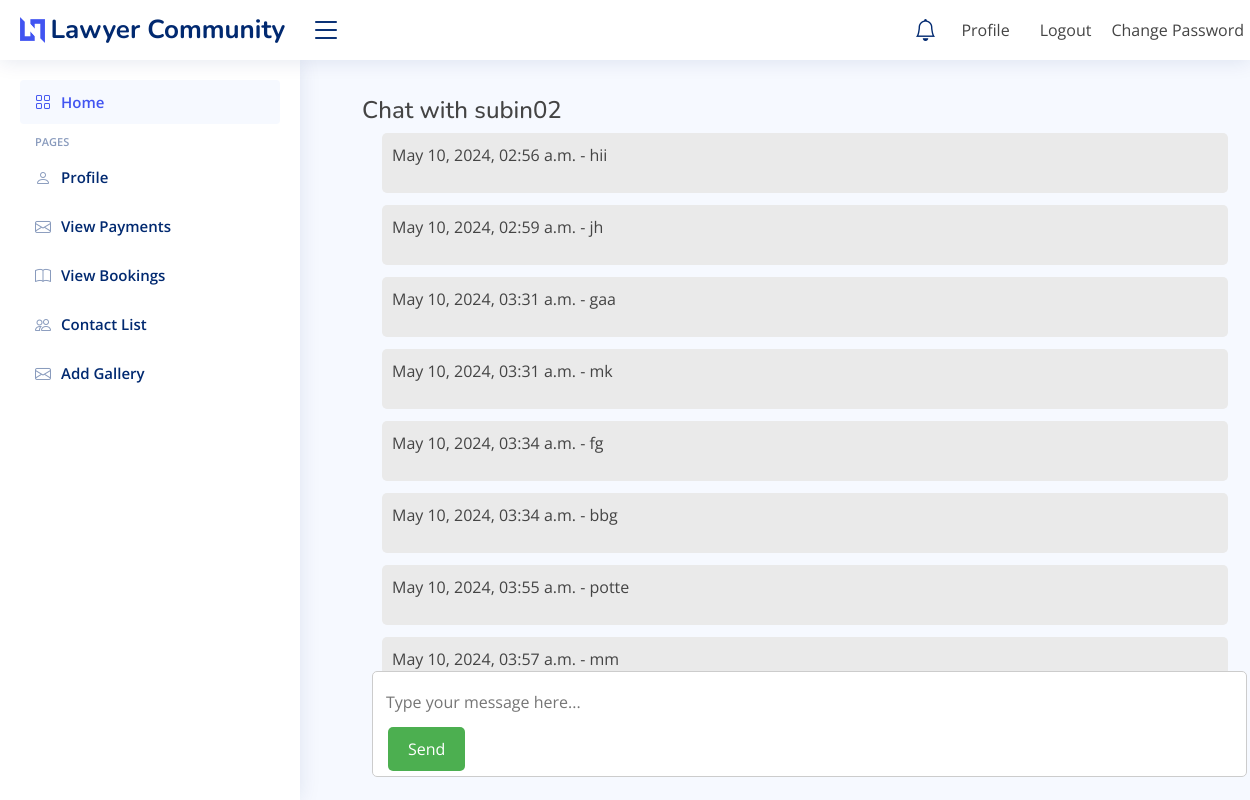
/chat/subin02/ (signed in), run on the app's committed database.
### event_app/models.py (models this page shows, shortened)
class User(AbstractUser):
    is_company = models.BooleanField(default=False)     # TICK OR NON_TICK
    is_customer = models.BooleanField(default=False)

class Message(models.Model):
    sender = models.ForeignKey(User, on_delete=models.CASCADE, related_name='sent_messages')
    recipient = models.ForeignKey(User, on_delete=models.CASCADE, related_name='received_messages')
    content = models.TextField()
    timestamp = models.DateTimeField(auto_now_add=True)
    is_company_user = models.BooleanField(default=False)

### event_app/views.py (the view)
# urls.py: path('chat/<str:username>/', views.chat_with_user, name='chat_with_user'),
@login_required
def chat_with_user(request, username):
    user = get_object_or_404(User, username=username)
    messages = Message.objects.filter(
        (Q(sender=request.user, recipient=user) | Q(sender=user, recipient=request.user))
    ).order_by('timestamp')
    if request.method == 'POST':
        form = MessageForm(request.POST)
        if form.is_valid():
            message = form.save(commit=False)
            message.sender = request.user
            message.recipient = user
            message.save()
            return redirect('chat_with_user', username=username)
    else:
        form = MessageForm()
    return render(request, 'event_export/chat_with_user.html', {'user': user, 'messages': messages, 'form': form})

### event_app/forms.py
class MessageForm(forms.ModelForm):
    content = forms.CharField(widget=forms.TextInput(attrs={'placeholder': 'Type your message here...'}))
    class Meta:
        model = Message
        fields = ['content']

### templates/event_export/chat_with_user.html (shortened to what this page needs)
{% extends 'event_export/company_base.html' %}
{% block content %}
<div class="container" style="margin-left: 100px"><br><br><br><br>
    <h4 style="margin-left: 250px">Chat with {{ user.username }}</h4>
    <div class="chat-messages">
        {% for message in messages %}
            <div class="message {% if message.sender == request.user %}sent{% else %}received{% endif %}">
                <p>{{ message.timestamp|date:"F d, Y, H:i a" }} - {{ message.content }}</p>
            </div>
        {% endfor %}
    </div>
            <div class="fixed-form">
    <form method="post">
        {{ form.content }}
        <button type="submit">Send</button>
    </form>
            </div>
</div>
{% endblock %}

### static/assets/css/style.css (style rules this page uses)
:root { scroll-behavior: smooth; }
body { font-family: "Open Sans", sans-serif; background: #f6f9ff; color: #444444; }
h1, h2, h3, h4, h5, h6 { font-family: "Nunito", sans-serif; }

### templates/event_export/chat_with_user.html (style rules this page uses)
.chat-messages { margin-left: 270px; flex: 1; overflow-y: auto; padding-bottom: 60px; }
.message { margin-bottom: 12px; padding: 10px; border-radius: 5px; }
.received { background-color: #EAEAEA; text-align: left; }
.fixed-form { position: fixed; margin-left: 260px; margin-bottom: 23px; bottom: 0; padding: 5px; width: 70%; background-color: #fff; border: 1px solid #ccc; border-radius: 5px; align-items: center; height: -40px; }
form input[type="text"] { width: 90%; height: 50px; flex: 1; padding: 8px; border: none; border-radius: 5px; margin-right: 10px; max-width: calc(100% - 90px); }
form button { padding: 10px 20px; background-color: #4CAF50; border: none; color: white; border-radius: 5px; cursor: pointer; margin-left: 10px; }

### data on the page
User: username "subin02"
Message: timestamp "May 10, 2024, 02:56 a.m.", content "hii"
Message: timestamp "May 10, 2024, 02:59 a.m.", content "jh"
Message: timestamp "May 10, 2024, 03:31 a.m.", content "gaa"
Message: timestamp "May 10, 2024, 03:31 a.m.", content "mk"
Message: timestamp "May 10, 2024, 03:34 a.m.", content "fg"
Message: timestamp "May 10, 2024, 03:34 a.m.", content "bbg"
Message: timestamp "May 10, 2024, 03:55 a.m.", content "potte"
Message: timestamp "May 10, 2024, 03:57 a.m.", content "mm"
